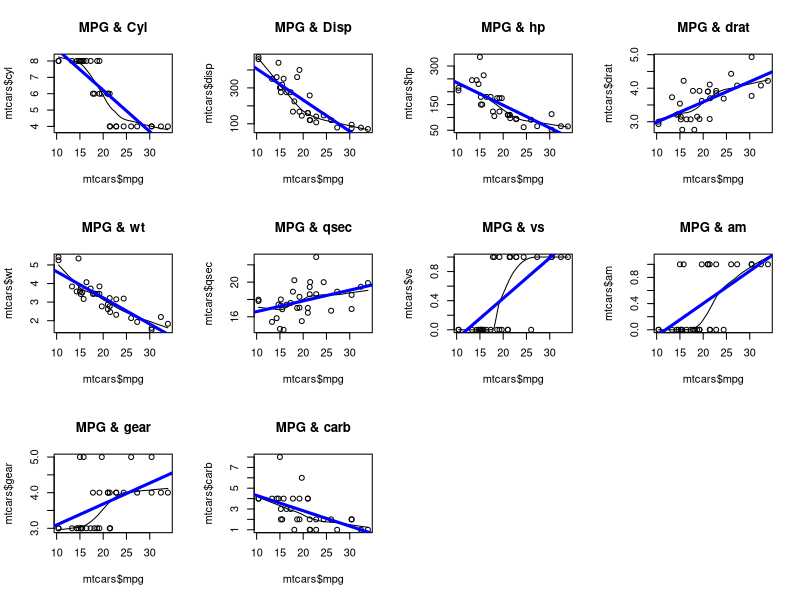
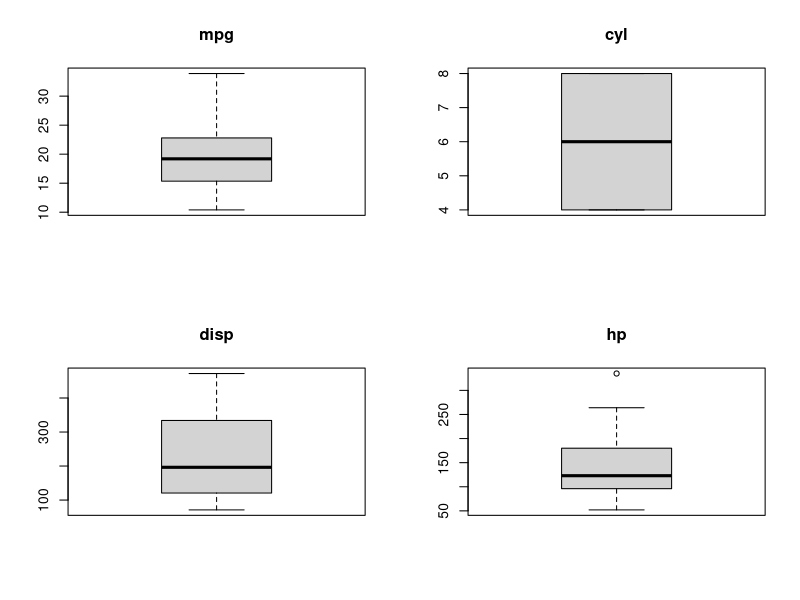
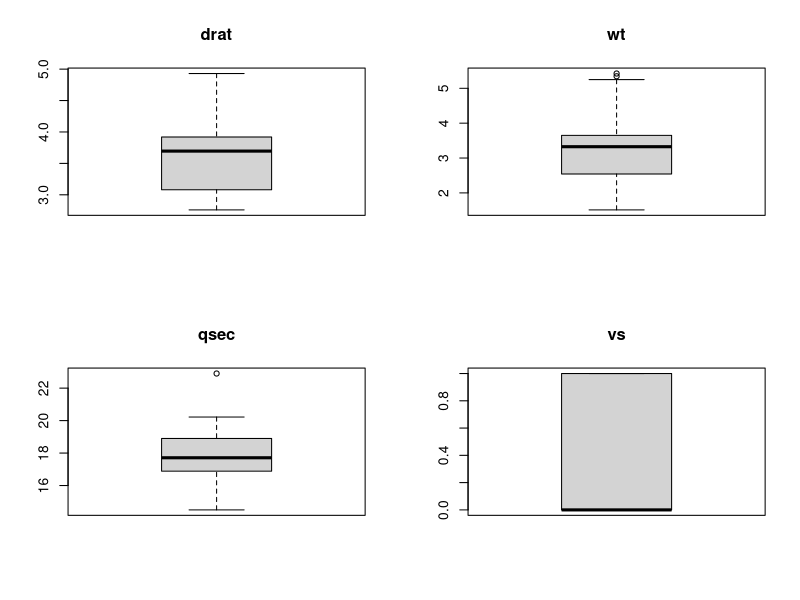
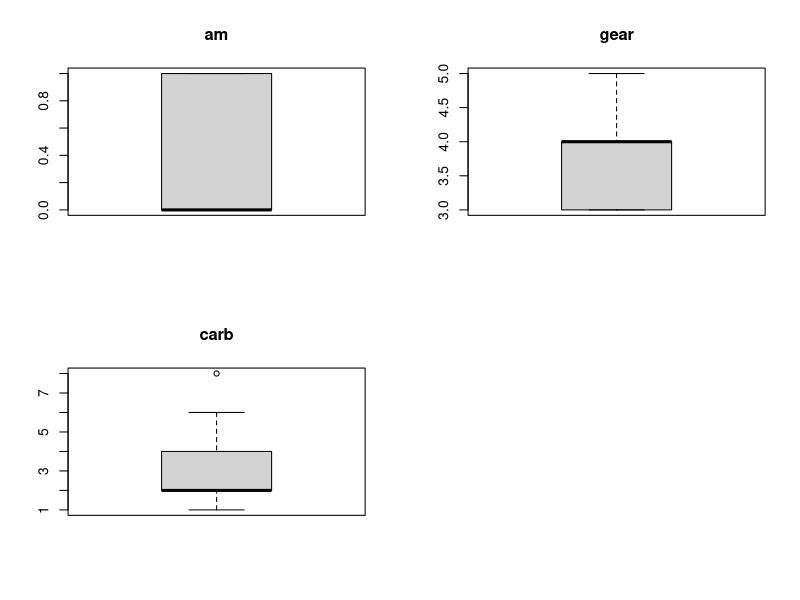
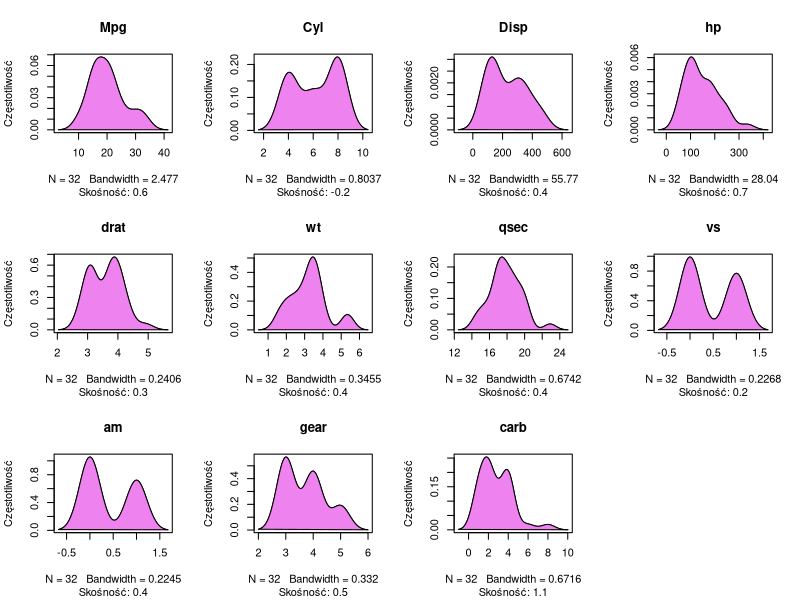

Source code (R) for these figures, in order:
# ZADANIE

library(e1071)
data("mtcars")
head(mtcars)
?mtcars
str(mtcars)

# Scatter plot - sprawdzamy czy może istnieć liniowa zależnośc pomiędzy zmiennymi.
par(mfrow=c(3,4))

scatter.smooth(x=mtcars$mpg, y=mtcars$cyl, main="MPG & Cyl") #odwrotna proporcjonalność
abline(lm(mtcars$cyl ~ mtcars$mpg), col="blue", lwd=3)

scatter.smooth(x=mtcars$mpg, y=mtcars$disp, main="MPG & Disp") #odwrotna proporcjonalność
abline(lm(mtcars$disp ~ mtcars$mpg), col="blue", lwd=3)

scatter.smooth(x=mtcars$mpg, y=mtcars$hp, main="MPG & hp") #odwrotna proporcjonalność (duży błąd)
abline(lm(mtcars$hp ~ mtcars$mpg), col="blue", lwd=3)

scatter.smooth(x=mtcars$mpg, y=mtcars$drat, main="MPG & drat") #proporcjonalnie (duży błąd)
abline(lm(mtcars$drat ~ mtcars$mpg), col="blue", lwd=3)

scatter.smooth(x=mtcars$mpg, y=mtcars$wt, main="MPG & wt")  #odwrotna proporcjonalność
abline(lm(mtcars$wt ~ mtcars$mpg), col="blue", lwd=3)

scatter.smooth(x=mtcars$mpg, y=mtcars$qsec, main="MPG & qsec") #słaba zależność
abline(lm(mtcars$qsec ~ mtcars$mpg), col="blue", lwd=3)


scatter.smooth(x=mtcars$mpg, y=mtcars$vs, main="MPG & vs")  # proporcjonalnie (duży błąd)
abline(lm(mtcars$vs ~ mtcars$mpg), col="blue", lwd=3)

scatter.smooth(x=mtcars$mpg, y=mtcars$am, main="MPG & am") #słaba zależność
abline(lm(mtcars$am ~ mtcars$mpg), col="blue", lwd=3)

scatter.smooth(x=mtcars$mpg, y=mtcars$gear, main="MPG & gear") #słaba zależność
abline(lm(mtcars$gear ~ mtcars$mpg), col="blue", lwd=3)

scatter.smooth(x=mtcars$mpg, y=mtcars$carb, main="MPG & carb") #słaba zależność
abline(lm(mtcars$carb ~ mtcars$mpg), col="blue", lwd=3)


# BoxPlot – sprawdzamy czy istnieją wartości mocno odstające od reszty
par(mfrow=c(2,2))
boxplot(mtcars$mpg, main="mpg") # spora roznica miedzy 3 kwartylem a max
boxplot(mtcars$cyl, main="cyl") # rozklad idealny
boxplot(mtcars$disp, main="disp") # roznica  miedzy 3 kwartylem a max, między medianą a 3 kwartylem
boxplot(mtcars$hp, main="hp") # roznica  miedzy 3 kwartylem a max, między medianą a 3 kwartylem

par(mfrow=c(2,2))
boxplot(mtcars$drat, main="drat") #roznica miedzy 3 kwar. a max, miedzy 1 kwart. a mediana
boxplot(mtcars$wt, main="wt")  # roznica miedzy 1 kwart. a mediana
boxplot(mtcars$qsec, main="qsec") # roznica miedzy min a 1 kwart. 
boxplot(mtcars$vs, main="vs") # mediana = min

par(mfrow=c(2,2))
boxplot(mtcars$am, main="am") # mediana = min
boxplot(mtcars$gear, main="gear") #  3 kwart = mediana
boxplot(mtcars$carb, main="carb") # 1 kwart = mediana


# Funkacja gęstośći - sprawdzamy czy zmienna zależna ma rozkład normalny
par(mfrow=c(3,4))
plot(density(mtcars$mpg), main="Mpg", ylab="Częstotliwość",
     sub=paste("Skośność:", round(e1071::skewness(mtcars$mpg), 1)))
polygon(density(mtcars$mpg), col="violet") # pozytywna skośność

plot(density(mtcars$cyl), main="Cyl", ylab="Częstotliwość",
     sub=paste("Skośność:", round(e1071::skewness(mtcars$cyl), 1)))
polygon(density(mtcars$cyl), col="violet") # mała ujemna skośność

plot(density(mtcars$disp), main="Disp", ylab="Częstotliwość",
     sub=paste("Skośność:", round(e1071::skewness(mtcars$disp), 1)))
polygon(density(mtcars$disp), col="violet") # pozytywna skośność

plot(density(mtcars$hp), main="hp", ylab="Częstotliwość",
     sub=paste("Skośność:", round(e1071::skewness(mtcars$hp), 1)))
polygon(density(mtcars$hp), col="violet") #duża pozytywna skośność

plot(density(mtcars$drat), main="drat", ylab="Częstotliwość",
     sub=paste("Skośność:", round(e1071::skewness(mtcars$drat), 1)))
polygon(density(mtcars$drat), col="violet") # mała pozytywna skośność

plot(density(mtcars$wt), main="wt", ylab="Częstotliwość",
     sub=paste("Skośność:", round(e1071::skewness(mtcars$wt), 1)))
polygon(density(mtcars$wt), col="violet") # pozytywna skośność

plot(density(mtcars$qsec), main="qsec", ylab="Częstotliwość",
     sub=paste("Skośność:", round(e1071::skewness(mtcars$qsec), 1)))
polygon(density(mtcars$qsec), col="violet") #pozytywna skośność

plot(density(mtcars$vs), main="vs", ylab="Częstotliwość",
     sub=paste("Skośność:", round(e1071::skewness(mtcars$vs), 1)))
polygon(density(mtcars$vs), col="violet") #mała pozytywna skośność

plot(density(mtcars$am), main="am", ylab="Częstotliwość",
     sub=paste("Skośność:", round(e1071::skewness(mtcars$am), 1)))
polygon(density(mtcars$am), col="violet") #pozytywna skośność

plot(density(mtcars$gear), main="gear", ylab="Częstotliwość",
     sub=paste("Skośność:", round(e1071::skewness(mtcars$gear), 1)))
polygon(density(mtcars$gear), col="violet") # duża pozytywna skośność

plot(density(mtcars$carb), main="carb", ylab="Częstotliwość",
     sub=paste("Skośność:", round(e1071::skewness(mtcars$carb), 1)))
polygon(density(mtcars$carb), col="violet") # bardzo duża pozytywna skośność


# Korelacja

cor(mtcars$mpg, mtcars$cyl) # duża ujemna korelacja / 
cor(mtcars$mpg, mtcars$disp) # duża ujemna korelacja / 
cor(mtcars$mpg, mtcars$wt) # duża ujemna korelacja / 
cor(mtcars$mpg, mtcars$hp) #  ujemna korelacja  / 
cor(mtcars$mpg, mtcars$drat) #  pozytywna korelacja  / 
cor(mtcars$mpg, mtcars$vs) # pozytywna korelacja
cor(mtcars$mpg, mtcars$qsec) # brak / 
cor(mtcars$mpg, mtcars$am) # mała pozytywna korelacja  / 
cor(mtcars$mpg, mtcars$gear) # brak / 
cor(mtcars$mpg, mtcars$carb) # mała ujemna korelacja / 




